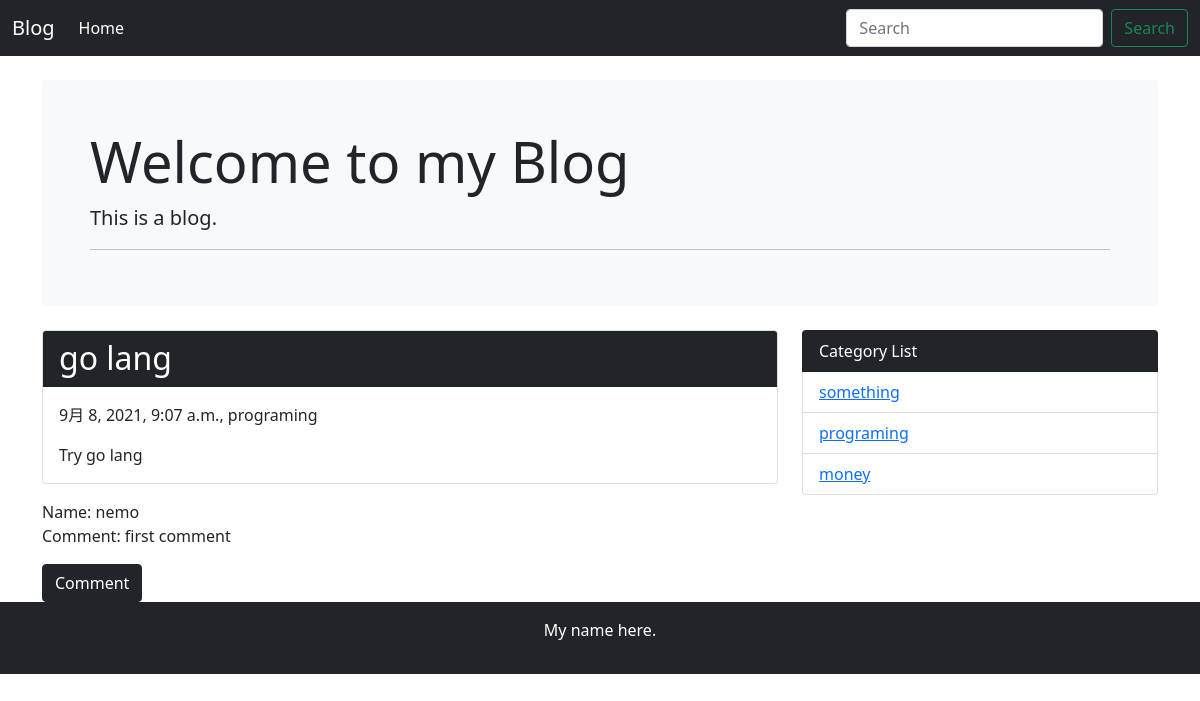
Before: /detail/4 with the older database file.
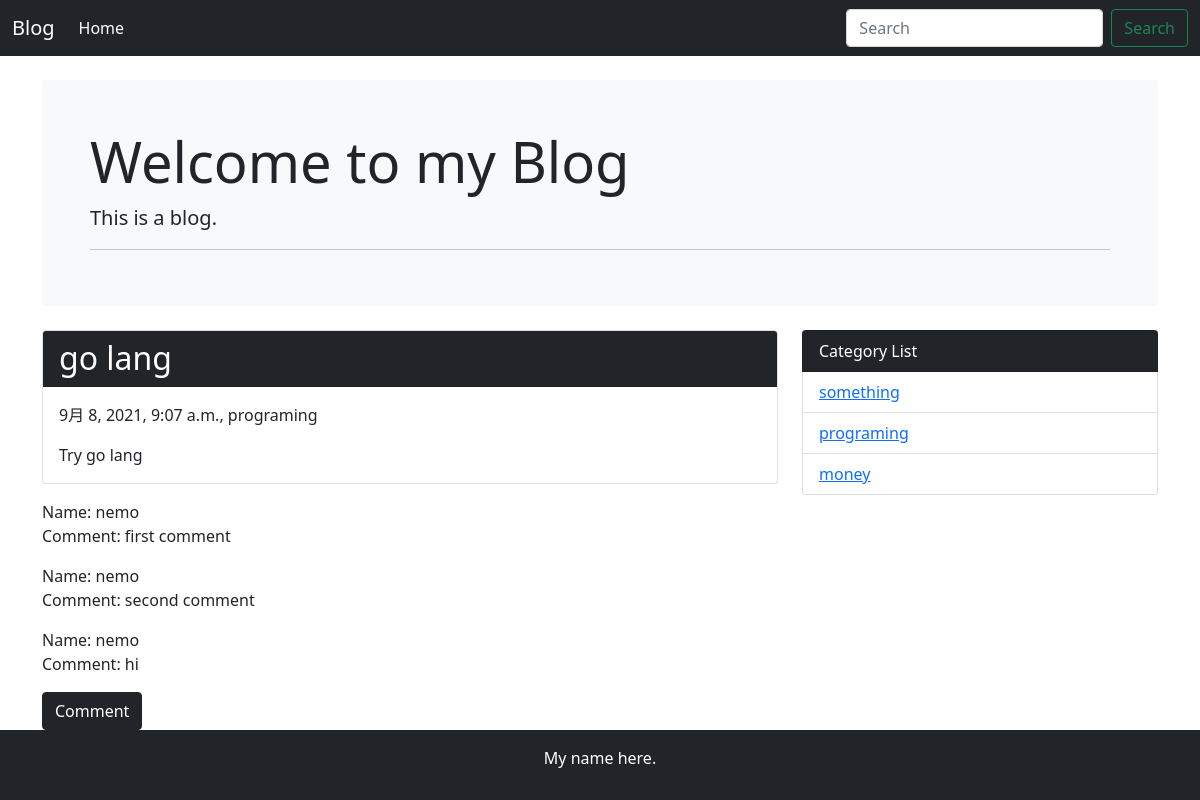
After: the same page with the newer database file.
### blog/models.py (models this page shows, shortened)
class Post(models.Model):
    title = models.CharField("Title", max_length=255)
    text = models.TextField("Body")
    created_at = models.DateTimeField("Created date", default=timezone.now)
    category = models.ForeignKey(Category, verbose_name="Category name", on_delete=models.PROTECT)

class Category(models.Model):
    name = models.CharField("Category name", max_length=255)
    created_at = models.DateTimeField("Created date", default=timezone.now)
    def __str__(self):
        return self.name

class Comment(models.Model):
    name = models.CharField("Name", max_length=50, default="nemo")
    text = models.TextField("Text")
    post = models.ForeignKey(Post, verbose_name=("Articles"), on_delete=models.PROTECT)
    created_at = models.DateTimeField("Created date", default=timezone.now)

### blog/views.py (the view)
# urls.py: path("detail/<int:pk>", views.DetailView.as_view(), name="detail"),
class DetailView(generic.DetailView):
    model = Post

### blog/context_processors.py (called while the page is built)
def common(request):
    context = {
        "category_list": Category.objects.all()
    }
    return context

### blog/templates/blog/post_detail.html
{% extends 'blog/base.html' %}
{% block content %}
    <div class="card mb-3">
        <h2 class="card-header bg-dark text-white">{{ post.title }}</h2>
            <div class="card-body">
                <p>{{ post.created_at }}, {{ post.category }}</p>
                {{ post.text | linebreaksbr | urlize }}
            </div>
    </div>
    {% for comment in post.comment_set.all %}
        <p>
            Name:    {{ comment.name }}<br>
            Comment: {{ comment.text | linebreaksbr}}
        </p>
    {% endfor %}
    <a href="{% url 'blog:comment' post.pk %}" class="btn btn-dark">Comment</a>
{% endblock content %}

### blog/templates/blog/base.html (shortened to what this page needs)
<!doctype html>
<html lang="ja">
  <head>
    <link href="https://cdn.jsdelivr.net/npm/bootstrap@5.1.0/dist/css/bootstrap.min.css" rel="stylesheet">
  </head>
  <body>
    <nav class="navbar navbar-expand-xl navbar-dark bg-dark">
    <div class="container-fluid">
      <a class="navbar-brand" href="#">Blog</a>
      <div class="collapse navbar-collapse" id="navbarBasic">
        <ul class="navbar-nav me-auto mb-2 mb-xl-0">
          <li class="nav-item">
            <a class="nav-link active" aria-current="page" href="{% url 'blog:index' %}">Home</a>
          </li>
        </ul>
        <form class="d-flex" method="GET" action="{% url 'blog:index' %}">
          <input class="form-control me-2" type="search" placeholder="Search" aria-label="Search" name="keyword">
          <button class="btn btn-outline-success" type="submit">Search</button>
        </form>
      </div>
    </div>
  </nav>
  <div class="container">
    <div class="bg-light p-3 p-sm-5 my-4 rounded">
      <h1 class="display-4">Welcome to my Blog</h1>
      <p class="lead">This is a blog.</p>
      <hr class="my-2">
    </div>
  </div>
    <div class="container">
      <div class="row">
        <div class="col-md-8">
          {% block content%}
          {% endblock %}
        </div>
        <div class="col-md-4">
        <ul class="list-group">
          <li class="list-group-item bg-dark text-white">Category List</li>
          {% for category in category_list %}
            <li class="list-group-item"><a href="{% url 'blog:category' category.pk %}">{{ category }}</a></li>
          {% endfor %}
        </ul>
        </div>
      </div>
    </div>
    <footer class="bg-dark text-white text-center py-3">
    <p>My name here.</p>
    </footer>
  </body>
</html>

Changed rows visible on the page:
added Comment: name "nemo", text "second comment"
added Comment: name "nemo", text "hi"
